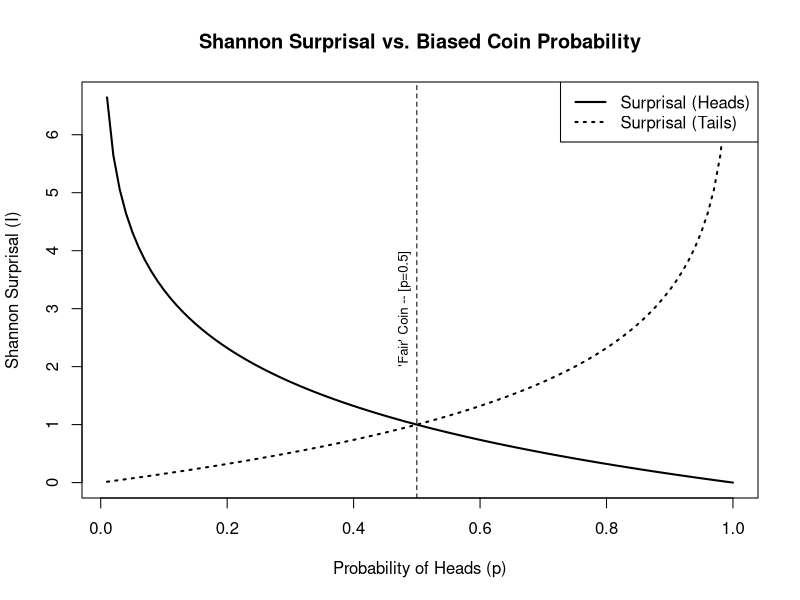

Write the R code that produced this figure.
# Function to calculate surprisal for a probability p
surprisal <- function(p) {
  # Handle edge cases where p is 0 or 1 to avoid log(0) issues
  if (p == 0) {
    return(NA)  # Infinite surprisal for impossible events
  } else if (p == 1) {
    return(0)  # Zero surprisal for certain events
  } else {
    return(-log2(p))
  }
}

# Function to plot surprisal for heads and tails against biased coin
# probabilities
plot_surprisal_vs_prob <- function() {
  # Generate a sequence of probabilities from 0 to 1
  p_values <- seq(0.01, 1, by = 0.01)
  
  # Calculate the surprisal for heads (I(p)) and tails (I(1-p)) for each
  # probability
  surprisal_heads <- sapply(p_values, surprisal)
  surprisal_tails <- sapply(1 - p_values, surprisal)
  
  # Plot surprisal for heads
  plot(
    p_values,
    surprisal_heads,
    type = "l",
    xlab = "Probability of Heads (p)",
    ylab = "Shannon Surprisal (I)",
    main = "Shannon Surprisal vs. Biased Coin Probability",
    col = "black",
    lty = "solid",
    lwd = 2,
    ylim = c(0, max(
      surprisal_heads, surprisal_tails, na.rm = TRUE
    ))
  )
  
  # Add surprisal for tails to the plot
  lines(p_values,
        surprisal_tails,
        col = "black",
        lty = "dotted",
        lwd = 2)
  
  abline(v = 0.5, lty = "dashed")
  
  text(
    x = 0.48,
    y = 3,
    srt = 90,
    cex = 0.8,
    labels = "'Fair' Coin -- [p=0.5]",
    col = "black"
  )
  
  
  # Add a legend
  legend(
    "topright",
    legend = c("Surprisal (Heads)", "Surprisal (Tails)"),
    lty = c("solid", "dotted"),
    lwd = 2
  )
}

# Example usage to generate the plot
plot_surprisal_vs_prob()
